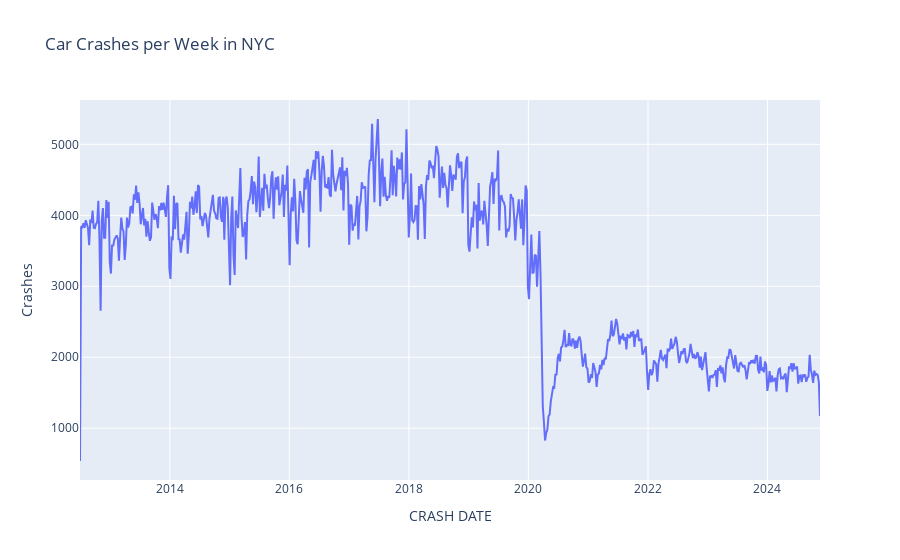

The code cell stored with this chart in its notebook:
### Code cell
px.line(
    crashes_per_week,
    x="CRASH DATE",
    y="Crashes",
    title="Car Crashes per Week in NYC"
)

### Figure 1 — Plotly figure (JSON) as saved in the notebook; plotly's stock layout.template omitted (floating-point values rounded to 4 significant figures; data arrays with more than 128 entries replaced by an {"elided": "..."} marker saying what was removed)
{"data": [{"hovertemplate": "CRASH DATE=%{x}<br>Crashes=%{y}<extra></extra>", "legendgroup": "", "line": {"color": "#636efa", "dash": "solid"}, "marker": {"symbol": "circle"}, "mode": "lines", "name": "", "orientation": "v", "showlegend": false, "type": "scatter", "x": {"elided": "647 str values"}, "xaxis": "x", "y": {"elided": "647 int values"}, "yaxis": "y"}], "layout": {"legend": {"tracegroupgap": 0}, "title": {"text": "Car Crashes per Week in NYC"}, "xaxis": {"anchor": "y", "domain": [0, 1], "title": {"text": "CRASH DATE"}}, "yaxis": {"anchor": "x", "domain": [0, 1], "title": {"text": "Crashes"}}}}
